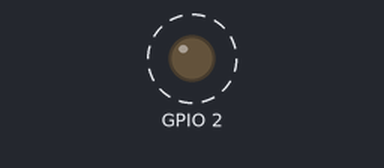
This sketch was run on a simulated ESP8266 (NodeMCU). Shown: output pins drawn as LEDs (lit = HIGH). Dashed ring = blinking. WiFi joins after 1.5 s; servers stay silent unless stated; uploads are accepted with an empty reply.

Above: at 1.61 s.
Timing chart, 0 to 4.5 s (numbered marks = the images above):
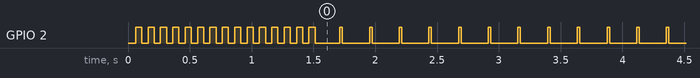

Measured:
- by itself, GPIO 2: goes 14 × (LOW 0.05 s, HIGH 0.05 s), 535 × (LOW 0.20 s, HIGH 0.02 s), then LOW

The sketch:

wifiSignal.ino
```cpp
#include <ESP8266WiFi.h>
#include <ESP8266HTTPClient.h>

const char* wifiUsername = "<wifi_username>";
const char* wifiPassword = "<wifi_password>";
const char* serverName = "<ip_address>:3333/frequence";

void setup()
{

  pinMode(2, OUTPUT);

  Serial.begin(9600);
  delay(10);

  WiFi.begin(wifiUsername, wifiPassword);

   while (WiFi.status() != WL_CONNECTED) {

    delay(50);
    digitalWrite(2, HIGH);
    delay(50);
    digitalWrite(2, LOW);

  }


}

  void loop() {

    HTTPClient http;
    WiFiClient client_;

    const int wifiSignal = WiFi.RSSI();

    http.begin(client_, serverName);
    http.addHeader("Content-Type", "application/json");

    String data = "{\"rssi\": " + String(wifiSignal) + "}";
    int httpCode = http.POST(data);

    if (httpCode == HTTP_CODE_OK) {
      digitalWrite(2, HIGH);
      delay(20);
      digitalWrite(2, LOW);
      delay(20);

    }

    if (httpCode != HTTP_CODE_OK) {
      return;
    }


}
```
